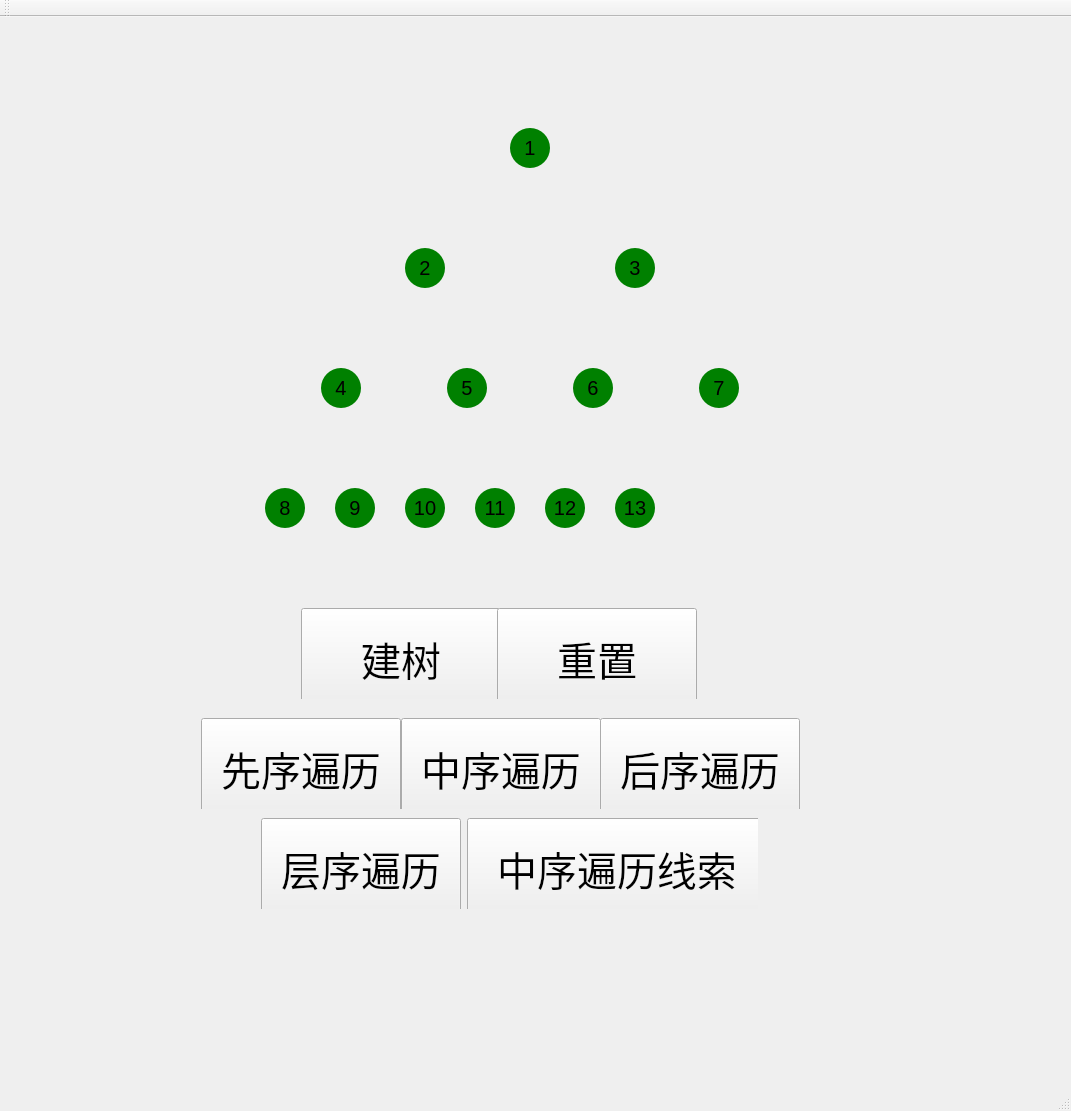
<?xml version="1.0" encoding="UTF-8"?>
<ui version="4.0">
 <class>treeClass</class>
 <widget class="QMainWindow" name="treeClass">
  <property name="geometry">
   <rect>
    <x>0</x>
    <y>0</y>
    <width>1071</width>
    <height>1111</height>
   </rect>
  </property>
  <property name="windowTitle">
   <string>tree</string>
  </property>
  <widget class="QWidget" name="centralWidget">
   <widget class="QWidget" name="layoutWidget">
    <property name="geometry">
     <rect>
      <x>190</x>
      <y>690</y>
      <width>614</width>
      <height>102</height>
     </rect>
    </property>
    <layout class="QHBoxLayout" name="horizontalLayout_5">
     <item>
      <widget class="QPushButton" name="PreOrder">
       <property name="minimumSize">
        <size>
         <width>200</width>
         <height>100</height>
        </size>
       </property>
       <property name="maximumSize">
        <size>
         <width>200</width>
         <height>100</height>
        </size>
       </property>
       <property name="font">
        <font>
         <pointsize>30</pointsize>
        </font>
       </property>
       <property name="text">
        <string>先序遍历</string>
       </property>
      </widget>
     </item>
     <item>
      <widget class="QPushButton" name="InOrder">
       <property name="minimumSize">
        <size>
         <width>200</width>
         <height>100</height>
        </size>
       </property>
       <property name="sizeIncrement">
        <size>
         <width>200</width>
         <height>100</height>
        </size>
       </property>
       <property name="font">
        <font>
         <pointsize>30</pointsize>
        </font>
       </property>
       <property name="text">
        <string>中序遍历</string>
       </property>
      </widget>
     </item>
     <item>
      <widget class="QPushButton" name="PostOrder">
       <property name="minimumSize">
        <size>
         <width>200</width>
         <height>100</height>
        </size>
       </property>
       <property name="sizeIncrement">
        <size>
         <width>200</width>
         <height>100</height>
        </size>
       </property>
       <property name="font">
        <font>
         <pointsize>30</pointsize>
        </font>
       </property>
       <property name="text">
        <string>后序遍历</string>
       </property>
      </widget>
     </item>
    </layout>
   </widget>
   <widget class="QWidget" name="layoutWidget">
    <property name="geometry">
     <rect>
      <x>250</x>
      <y>790</y>
      <width>508</width>
      <height>102</height>
     </rect>
    </property>
    <layout class="QHBoxLayout" name="horizontalLayout_6">
     <item>
      <widget class="QPushButton" name="Bfs">
       <property name="minimumSize">
        <size>
         <width>200</width>
         <height>100</height>
        </size>
       </property>
       <property name="sizeIncrement">
        <size>
         <width>200</width>
         <height>100</height>
        </size>
       </property>
       <property name="font">
        <font>
         <pointsize>30</pointsize>
        </font>
       </property>
       <property name="text">
        <string>层序遍历</string>
       </property>
      </widget>
     </item>
     <item>
      <widget class="QPushButton" name="ThreadedTree">
       <property name="minimumSize">
        <size>
         <width>300</width>
         <height>100</height>
        </size>
       </property>
       <property name="maximumSize">
        <size>
         <width>300</width>
         <height>100</height>
        </size>
       </property>
       <property name="sizeIncrement">
        <size>
         <width>200</width>
         <height>100</height>
        </size>
       </property>
       <property name="font">
        <font>
         <pointsize>30</pointsize>
        </font>
       </property>
       <property name="text">
        <string>中序遍历线索</string>
       </property>
      </widget>
     </item>
    </layout>
   </widget>
   <widget class="QLabel" name="v1">
    <property name="geometry">
     <rect>
      <x>510</x>
      <y>111</y>
      <width>40</width>
      <height>40</height>
     </rect>
    </property>
    <property name="minimumSize">
     <size>
      <width>40</width>
      <height>40</height>
     </size>
    </property>
    <property name="maximumSize">
     <size>
      <width>40</width>
      <height>40</height>
     </size>
    </property>
    <property name="sizeIncrement">
     <size>
      <width>40</width>
      <height>40</height>
     </size>
    </property>
    <property name="font">
     <font>
      <pointsize>15</pointsize>
     </font>
    </property>
    <property name="styleSheet">
     <string notr="true">border-radius:20px;
background:green;</string>
    </property>
    <property name="text">
     <string>1</string>
    </property>
    <property name="alignment">
     <set>Qt::AlignCenter</set>
    </property>
   </widget>
   <widget class="QLabel" name="v3">
    <property name="geometry">
     <rect>
      <x>615</x>
      <y>231</y>
      <width>40</width>
      <height>40</height>
     </rect>
    </property>
    <property name="minimumSize">
     <size>
      <width>40</width>
      <height>40</height>
     </size>
    </property>
    <property name="maximumSize">
     <size>
      <width>40</width>
      <height>40</height>
     </size>
    </property>
    <property name="sizeIncrement">
     <size>
      <width>40</width>
      <height>40</height>
     </size>
    </property>
    <property name="font">
     <font>
      <pointsize>15</pointsize>
     </font>
    </property>
    <property name="styleSheet">
     <string notr="true">border-radius:20px;
background:green;</string>
    </property>
    <property name="text">
     <string>3</string>
    </property>
    <property name="alignment">
     <set>Qt::AlignCenter</set>
    </property>
   </widget>
   <widget class="QLabel" name="v2">
    <property name="geometry">
     <rect>
      <x>405</x>
      <y>231</y>
      <width>40</width>
      <height>40</height>
     </rect>
    </property>
    <property name="minimumSize">
     <size>
      <width>40</width>
      <height>40</height>
     </size>
    </property>
    <property name="maximumSize">
     <size>
      <width>40</width>
      <height>40</height>
     </size>
    </property>
    <property name="sizeIncrement">
     <size>
      <width>40</width>
      <height>40</height>
     </size>
    </property>
    <property name="font">
     <font>
      <pointsize>15</pointsize>
     </font>
    </property>
    <property name="styleSheet">
     <string notr="true">border-radius:20px;
background:green;</string>
    </property>
    <property name="text">
     <string>2</string>
    </property>
    <property name="alignment">
     <set>Qt::AlignCenter</set>
    </property>
   </widget>
   <widget class="QLabel" name="v6">
    <property name="geometry">
     <rect>
      <x>573</x>
      <y>351</y>
      <width>40</width>
      <height>40</height>
     </rect>
    </property>
    <property name="minimumSize">
     <size>
      <width>40</width>
      <height>40</height>
     </size>
    </property>
    <property name="maximumSize">
     <size>
      <width>40</width>
      <height>40</height>
     </size>
    </property>
    <property name="sizeIncrement">
     <size>
      <width>40</width>
      <height>40</height>
     </size>
    </property>
    <property name="font">
     <font>
      <pointsize>15</pointsize>
     </font>
    </property>
    <property name="styleSheet">
     <string notr="true">border-radius:20px;
background:green;</string>
    </property>
    <property name="text">
     <string>6</string>
    </property>
    <property name="alignment">
     <set>Qt::AlignCenter</set>
    </property>
   </widget>
   <widget class="QLabel" name="v4">
    <property name="geometry">
     <rect>
      <x>321</x>
      <y>351</y>
      <width>40</width>
      <height>40</height>
     </rect>
    </property>
    <property name="minimumSize">
     <size>
      <width>40</width>
      <height>40</height>
     </size>
    </property>
    <property name="maximumSize">
     <size>
      <width>40</width>
      <height>40</height>
     </size>
    </property>
    <property name="sizeIncrement">
     <size>
      <width>40</width>
      <height>40</height>
     </size>
    </property>
    <property name="font">
     <font>
      <pointsize>15</pointsize>
     </font>
    </property>
    <property name="styleSheet">
     <string notr="true">border-radius:20px;
background:green;</string>
    </property>
    <property name="text">
     <string>4</string>
    </property>
    <property name="alignment">
     <set>Qt::AlignCenter</set>
    </property>
   </widget>
   <widget class="QLabel" name="v5">
    <property name="geometry">
     <rect>
      <x>447</x>
      <y>351</y>
      <width>40</width>
      <height>40</height>
     </rect>
    </property>
    <property name="minimumSize">
     <size>
      <width>40</width>
      <height>40</height>
     </size>
    </property>
    <property name="maximumSize">
     <size>
      <width>40</width>
      <height>40</height>
     </size>
    </property>
    <property name="sizeIncrement">
     <size>
      <width>40</width>
      <height>40</height>
     </size>
    </property>
    <property name="font">
     <font>
      <pointsize>15</pointsize>
     </font>
    </property>
    <property name="styleSheet">
     <string notr="true">border-radius:20px;
background:green;</string>
    </property>
    <property name="text">
     <string>5</string>
    </property>
    <property name="alignment">
     <set>Qt::AlignCenter</set>
    </property>
   </widget>
   <widget class="QLabel" name="v7">
    <property name="geometry">
     <rect>
      <x>699</x>
      <y>351</y>
      <width>40</width>
      <height>40</height>
     </rect>
    </property>
    <property name="minimumSize">
     <size>
      <width>40</width>
      <height>40</height>
     </size>
    </property>
    <property name="maximumSize">
     <size>
      <width>40</width>
      <height>40</height>
     </size>
    </property>
    <property name="sizeIncrement">
     <size>
      <width>40</width>
      <height>40</height>
     </size>
    </property>
    <property name="font">
     <font>
      <pointsize>15</pointsize>
     </font>
    </property>
    <property name="styleSheet">
     <string notr="true">border-radius:20px;
background:green;</string>
    </property>
    <property name="text">
     <string>7</string>
    </property>
    <property name="alignment">
     <set>Qt::AlignCenter</set>
    </property>
   </widget>
   <widget class="QLabel" name="v12">
    <property name="geometry">
     <rect>
      <x>545</x>
      <y>471</y>
      <width>40</width>
      <height>40</height>
     </rect>
    </property>
    <property name="minimumSize">
     <size>
      <width>40</width>
      <height>40</height>
     </size>
    </property>
    <property name="maximumSize">
     <size>
      <width>40</width>
      <height>40</height>
     </size>
    </property>
    <property name="sizeIncrement">
     <size>
      <width>40</width>
      <height>40</height>
     </size>
    </property>
    <property name="font">
     <font>
      <pointsize>15</pointsize>
     </font>
    </property>
    <property name="styleSheet">
     <string notr="true">border-radius:20px;
background:green;</string>
    </property>
    <property name="text">
     <string>12</string>
    </property>
    <property name="alignment">
     <set>Qt::AlignCenter</set>
    </property>
   </widget>
   <widget class="QLabel" name="v13">
    <property name="geometry">
     <rect>
      <x>615</x>
      <y>471</y>
      <width>40</width>
      <height>40</height>
     </rect>
    </property>
    <property name="minimumSize">
     <size>
      <width>40</width>
      <height>40</height>
     </size>
    </property>
    <property name="maximumSize">
     <size>
      <width>40</width>
      <height>40</height>
     </size>
    </property>
    <property name="sizeIncrement">
     <size>
      <width>40</width>
      <height>40</height>
     </size>
    </property>
    <property name="font">
     <font>
      <pointsize>15</pointsize>
     </font>
    </property>
    <property name="styleSheet">
     <string notr="true">border-radius:20px;
background:green;</string>
    </property>
    <property name="text">
     <string>13</string>
    </property>
    <property name="alignment">
     <set>Qt::AlignCenter</set>
    </property>
   </widget>
   <widget class="QLabel" name="v8">
    <property name="geometry">
     <rect>
      <x>265</x>
      <y>471</y>
      <width>40</width>
      <height>40</height>
     </rect>
    </property>
    <property name="minimumSize">
     <size>
      <width>40</width>
      <height>40</height>
     </size>
    </property>
    <property name="maximumSize">
     <size>
      <width>40</width>
      <height>40</height>
     </size>
    </property>
    <property name="sizeIncrement">
     <size>
      <width>40</width>
      <height>40</height>
     </size>
    </property>
    <property name="font">
     <font>
      <pointsize>15</pointsize>
     </font>
    </property>
    <property name="styleSheet">
     <string notr="true">border-radius:20px;
background:green;</string>
    </property>
    <property name="text">
     <string>8</string>
    </property>
    <property name="alignment">
     <set>Qt::AlignCenter</set>
    </property>
   </widget>
   <widget class="QLabel" name="v10">
    <property name="geometry">
     <rect>
      <x>405</x>
      <y>471</y>
      <width>40</width>
      <height>40</height>
     </rect>
    </property>
    <property name="minimumSize">
     <size>
      <width>40</width>
      <height>40</height>
     </size>
    </property>
    <property name="maximumSize">
     <size>
      <width>40</width>
      <height>40</height>
     </size>
    </property>
    <property name="sizeIncrement">
     <size>
      <width>40</width>
      <height>40</height>
     </size>
    </property>
    <property name="font">
     <font>
      <pointsize>15</pointsize>
     </font>
    </property>
    <property name="styleSheet">
     <string notr="true">border-radius:20px;
background:green;</string>
    </property>
    <property name="text">
     <string>10</string>
    </property>
    <property name="alignment">
     <set>Qt::AlignCenter</set>
    </property>
   </widget>
   <widget class="QLabel" name="v9">
    <property name="geometry">
     <rect>
      <x>335</x>
      <y>471</y>
      <width>40</width>
      <height>40</height>
     </rect>
    </property>
    <property name="minimumSize">
     <size>
      <width>40</width>
      <height>40</height>
     </size>
    </property>
    <property name="maximumSize">
     <size>
      <width>40</width>
      <height>40</height>
     </size>
    </property>
    <property name="sizeIncrement">
     <size>
      <width>40</width>
      <height>40</height>
     </size>
    </property>
    <property name="font">
     <font>
      <pointsize>15</pointsize>
     </font>
    </property>
    <property name="styleSheet">
     <string notr="true">border-radius:20px;
background:green;</string>
    </property>
    <property name="text">
     <string>9</string>
    </property>
    <property name="alignment">
     <set>Qt::AlignCenter</set>
    </property>
   </widget>
   <widget class="QLabel" name="v11">
    <property name="geometry">
     <rect>
      <x>475</x>
      <y>471</y>
      <width>40</width>
      <height>40</height>
     </rect>
    </property>
    <property name="minimumSize">
     <size>
      <width>40</width>
      <height>40</height>
     </size>
    </property>
    <property name="maximumSize">
     <size>
      <width>40</width>
      <height>40</height>
     </size>
    </property>
    <property name="sizeIncrement">
     <size>
      <width>40</width>
      <height>40</height>
     </size>
    </property>
    <property name="font">
     <font>
      <pointsize>15</pointsize>
     </font>
    </property>
    <property name="styleSheet">
     <string notr="true">border-radius:20px;
background:green;</string>
    </property>
    <property name="text">
     <string>11</string>
    </property>
    <property name="alignment">
     <set>Qt::AlignCenter</set>
    </property>
   </widget>
   <widget class="QWidget" name="">
    <property name="geometry">
     <rect>
      <x>290</x>
      <y>580</y>
      <width>408</width>
      <height>102</height>
     </rect>
    </property>
    <layout class="QHBoxLayout" name="horizontalLayout">
     <item>
      <widget class="QPushButton" name="BuildTree">
       <property name="minimumSize">
        <size>
         <width>200</width>
         <height>100</height>
        </size>
       </property>
       <property name="maximumSize">
        <size>
         <width>200</width>
         <height>100</height>
        </size>
       </property>
       <property name="font">
        <font>
         <pointsize>30</pointsize>
        </font>
       </property>
       <property name="text">
        <string>建树</string>
       </property>
      </widget>
     </item>
     <item>
      <widget class="QPushButton" name="Reset">
       <property name="minimumSize">
        <size>
         <width>200</width>
         <height>100</height>
        </size>
       </property>
       <property name="maximumSize">
        <size>
         <width>200</width>
         <height>100</height>
        </size>
       </property>
       <property name="font">
        <font>
         <pointsize>30</pointsize>
        </font>
       </property>
       <property name="text">
        <string>重置</string>
       </property>
      </widget>
     </item>
    </layout>
   </widget>
  </widget>
  <widget class="QMenuBar" name="menuBar">
   <property name="geometry">
    <rect>
     <x>0</x>
     <y>0</y>
     <width>1071</width>
     <height>21</height>
    </rect>
   </property>
  </widget>
  <widget class="QToolBar" name="mainToolBar">
   <attribute name="toolBarArea">
    <enum>TopToolBarArea</enum>
   </attribute>
   <attribute name="toolBarBreak">
    <bool>false</bool>
   </attribute>
  </widget>
  <widget class="QStatusBar" name="statusBar"/>
 </widget>
 <layoutdefault spacing="6" margin="11"/>
 <resources>
  <include location="tree.qrc"/>
 </resources>
 <connections/>
</ui>
